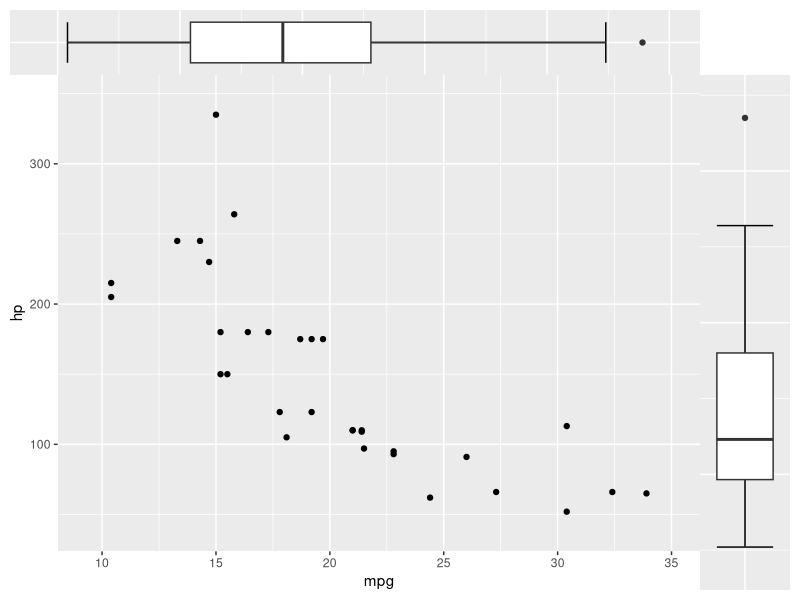

The R script that drew this image:
## ---- chunk 1
library(ggplot2)
library(grid)
library(gtable)
## ---- chunk 2
data(mtcars)
## ---- chunk 3
p1 <- ggplot(mtcars, aes(mpg, hp)) +
  geom_point() +

  # Удаляем дополнительные поля к отображаемому диапазону данных
  scale_x_continuous(expand = c(0, 0)) +
  scale_y_continuous(expand = c(0, 0)) +

  # Пересчитываем дополнительные поля
  expand_limits(y = c(min(mtcars$hp) - 0.1 * diff(range(mtcars$hp)),
    max(mtcars$hp) + 0.1 * diff(range(mtcars$hp)))) +
  expand_limits(x = c(min(mtcars$mpg) - 0.1 * diff(range(mtcars$mpg)),
    max(mtcars$mpg) + 0.1 * diff(range(mtcars$mpg)))) +

  # Настраиваем внешние границы
  theme(plot.margin = unit(c(0, 0, 0.5, 0.5), "lines"))
## ---- chunk 4
# Создаем тему без названий осей и меток
theme_remove_all <- theme(axis.text = element_blank(),
  axis.title = element_blank(),
  axis.ticks = element_blank(),
  axis.ticks.margin = unit(0, "lines"),
  axis.ticks.length = unit(0, "cm"))

# Горизонтальная коробчатая диаграмма
p2 <- ggplot(mtcars, aes(x = factor(1), y = mpg)) +
  # Строим границы (whiskers) коробчатой диаграммы
  stat_boxplot(geom ='errorbar') +

  # Сама диаграмма
  geom_boxplot() +

  # Удаляем дополнительные поля к отображаемому диапазону данных
  scale_y_continuous(expand = c(0, 0)) +

  # Пересчитываем дополнительные поля
  expand_limits(y = c(min(mtcars$mpg) - 0.1 * diff(range(mtcars$mpg)),
                      max(mtcars$mpg) + 0.1 * diff(range(mtcars$mpg)))) +

  # Поворачиваем диаграмму (по умолчанию коробчатые диаграммы вертикальны)
  coord_flip() +

  # Применяем тему с удаленными осями
  theme_remove_all +

  # Изменяем внешние поля
  theme(plot.margin= unit(c(0.5, 0, 0, 0.5), "lines"))

# Вертикальная коробчатая диаграмма
p3 <- ggplot(mtcars, aes(x = factor(1), y = hp)) +
  # Строим границы (whiskers) коробчатой диаграммы
  stat_boxplot(geom ='errorbar') +

  # Сама диаграмма
  geom_boxplot() +

  # Удаляем дополнительные поля к отображаемому диапазону данных
  scale_y_continuous(expand = c(0, 0)) +

  # Пересчитываем дополнительные поля
  expand_limits(y = c(min(mtcars$hp) - 0.1 * diff(range(mtcars$hp)),
                      max(mtcars$hp) + 0.1 * diff(range(mtcars$hp)))) +

  # Применяем тему с удаленными осями
  theme_remove_all +

  # Изменяем внешние поля
  theme(plot.margin= unit(c(0, 0.5, 0.5, 0), "lines"))
## ---- chunk 5
gt1 <- ggplot_gtable(ggplot_build(p1)) # Диаграмма рассеяния
gt2 <- ggplot_gtable(ggplot_build(p2)) # Коробчатая горизонтальная диаграмма
gt3 <- ggplot_gtable(ggplot_build(p3)) # Коробчатая вертикальная диаграмма
## ---- chunk 6
# Максимальная высота и ширина
maxWidth <- unit.pmax(gt1$widths[2:3], gt2$widths[2:3])
maxHeight <- unit.pmax(gt1$heights[4:5], gt3$heights[4:5])

# Задаем максимальные значения высоты и ширины в gtables для gt1, gt2 и gt3
gt1$widths[2:3] <- as.list(maxWidth)
gt2$widths[2:3] <- as.list(maxWidth)

gt1$heights[4:5] <- as.list(maxHeight)
gt3$heights[4:5] <- as.list(maxHeight)
## ---- chunk 7
# Создаем новую пустую gtable
gt <- gtable(widths = unit(c(7, 1), "null"), height = unit(c(1, 7), "null"))

# Вставляем gt1, gt2 и gt3 в gt
gt <- gtable_add_grob(gt, gt1, 2, 1)
gt <- gtable_add_grob(gt, gt2, 1, 1)
gt <- gtable_add_grob(gt, gt3, 2, 2)

# Строим рисунок
grid.newpage()
grid.draw(gt)
